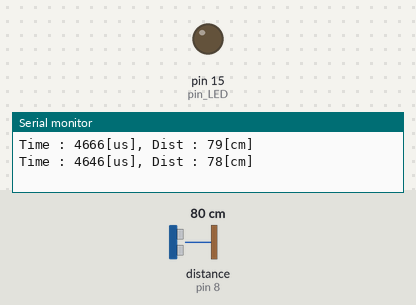
Bench run of a sketch on a simulated Arduino Uno, built with avr-gcc and run on an emulated ATmega328P. Shown: output pins drawn as LEDs (lit = HIGH), the last lines printed to the serial monitor. Wiring (inferred from the names in the program): ultrasonic range finder: trigger pin 7; echo pin 8. Dashed ring = blinking. The test bench sets the inputs (shaded band); at power-on: distance to the obstacle (sensor on pin 8) 80 cm. The echo pulse lasts 58.3 µs per cm; pins used as bus, display or sensor lines are not drawn.

Above: at 1.8 s.
1.9 s: distance to the obstacle (sensor on pin 8) set to 34 cm
3.4 s: distance to the obstacle (sensor on pin 8) set to 27 cm
At 4.07 s:
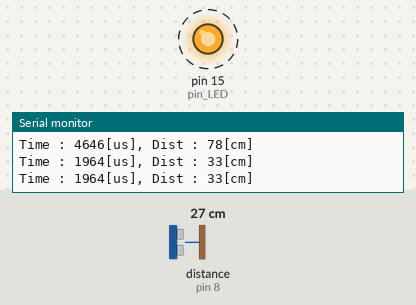
7.5 s: distance to the obstacle (sensor on pin 8) set to 19 cm
11.0 s: distance to the obstacle (sensor on pin 8) set to 15 cm
At 12.3 s:
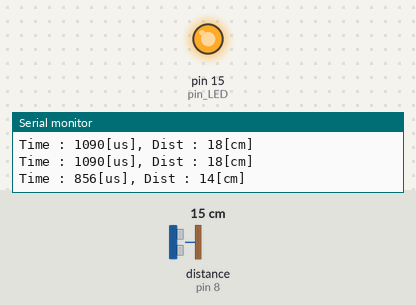
13.2 s: distance to the obstacle (sensor on pin 8) set to 18 cm
At 14.6 s:
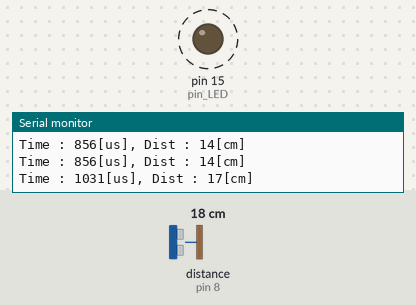
Timing chart, 0 to 18.3 s (numbered marks = the images above; inputs shaded):
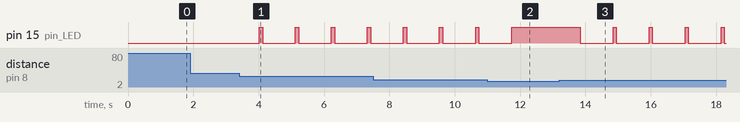

The sketch:

240507_ultraSonic.ino
```cpp
// 황채휘_240507_임베디드종합실습

int pin_UL_TRIG = 7; // 발사시간
int pin_UL_OUT = 8; // 도착시간

int pin_LED = 15;

void setup() {
  Serial.begin(115200);
  pinMode(pin_UL_OUT, INPUT);
  pinMode(pin_UL_TRIG, OUTPUT);
  digitalWrite(pin_UL_TRIG, 0); // 트리거 0으로 초기화

  pinMode(pin_LED, INPUT);
  pinMode(pin_LED, OUTPUT);
}

void loop() {
  unsigned long microseconds, distance_cm;

  digitalWrite(pin_UL_TRIG, 0); // 트리거 생성
  delayMicroseconds(2);
  digitalWrite(pin_UL_TRIG, 1);
  delayMicroseconds(10);
  digitalWrite(pin_UL_TRIG, 0);

  // microseconds = pulseIn(pin_UL_OUT, 1, 24000);
  microseconds = pulseIn(pin_UL_OUT, HIGH);
  distance_cm = microseconds * 17/1000;

  if(distance_cm <= 15){
    digitalWrite(pin_LED, HIGH);
  }else if(distance_cm > 15 && distance_cm <= 30){
    digitalWrite(pin_LED, HIGH);
    delay(100);
    digitalWrite(pin_LED, LOW);
  } else {
    digitalWrite(pin_LED, LOW);
  }


  Serial.print("Time : ");
  Serial.print(microseconds);
  Serial.print("[us], Dist : ");
  Serial.print(distance_cm);
  Serial.println("[cm]");
  delay(1000);

}
```

Measured:
- the behaviour switches between 32 and 31 cm on distance to the obstacle (sensor on pin 8) (found by bisection; images 0 and 1)
- the behaviour switches between 17 and 16 cm on distance to the obstacle (sensor on pin 8) (found by bisection; images 1 and 2)
- after the input at 3.4 s, pin 15 (pin_LED): alternates HIGH for 0.10 s and LOW for 1.0 s, starting after 0.62 s
- after the input at 11.0 s, pin 15 (pin_LED): goes on until 11.7 s, then stays HIGH
- after the input at 13.2 s, pin 15 (pin_LED): alternates HIGH for 0.10 s and LOW for 1.0 s, starting after 0.64 s
